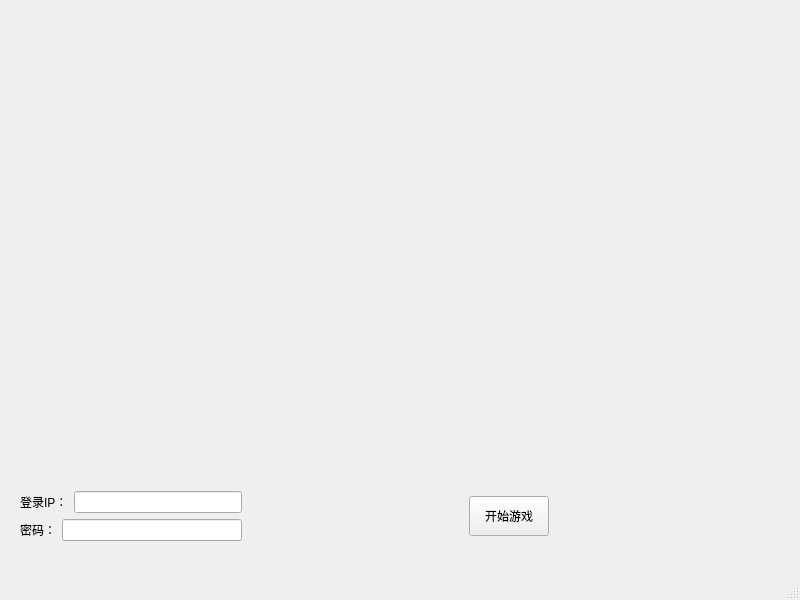
<?xml version="1.0" encoding="UTF-8"?>
<ui version="4.0">
 <class>StartWindow</class>
 <widget class="QMainWindow" name="StartWindow">
  <property name="geometry">
   <rect>
    <x>0</x>
    <y>0</y>
    <width>800</width>
    <height>600</height>
   </rect>
  </property>
  <property name="windowTitle">
   <string>MainWindow</string>
  </property>
  <widget class="QWidget" name="centralwidget">
   <widget class="QWidget" name="layoutWidget">
    <property name="geometry">
     <rect>
      <x>20</x>
      <y>10</y>
      <width>751</width>
      <height>531</height>
     </rect>
    </property>
    <layout class="QVBoxLayout" name="verticalLayout_2">
     <item>
      <widget class="QLabel" name="label">
       <property name="sizePolicy">
        <sizepolicy hsizetype="Expanding" vsizetype="Expanding">
         <horstretch>0</horstretch>
         <verstretch>0</verstretch>
        </sizepolicy>
       </property>
       <property name="text">
        <string/>
       </property>
       <property name="pixmap">
        <pixmap resource="../../res.qrc">:/img/start.jpg</pixmap>
       </property>
       <property name="alignment">
        <set>Qt::AlignCenter</set>
       </property>
       <property name="wordWrap">
        <bool>false</bool>
       </property>
       <property name="margin">
        <number>0</number>
       </property>
      </widget>
     </item>
     <item>
      <spacer name="verticalSpacer">
       <property name="orientation">
        <enum>Qt::Vertical</enum>
       </property>
       <property name="sizeType">
        <enum>QSizePolicy::Preferred</enum>
       </property>
       <property name="sizeHint" stdset="0">
        <size>
         <width>20</width>
         <height>40</height>
        </size>
       </property>
      </spacer>
     </item>
     <item>
      <layout class="QHBoxLayout" name="horizontalLayout_3">
       <item>
        <layout class="QVBoxLayout" name="verticalLayout">
         <item>
          <layout class="QHBoxLayout" name="horizontalLayout">
           <item>
            <widget class="QLabel" name="label_2">
             <property name="maximumSize">
              <size>
               <width>16777215</width>
               <height>40</height>
              </size>
             </property>
             <property name="text">
              <string>登录IP：</string>
             </property>
            </widget>
           </item>
           <item>
            <widget class="QLineEdit" name="Account">
             <property name="sizePolicy">
              <sizepolicy hsizetype="Expanding" vsizetype="Preferred">
               <horstretch>0</horstretch>
               <verstretch>0</verstretch>
              </sizepolicy>
             </property>
             <property name="maximumSize">
              <size>
               <width>16777215</width>
               <height>40</height>
              </size>
             </property>
            </widget>
           </item>
          </layout>
         </item>
         <item>
          <layout class="QHBoxLayout" name="horizontalLayout_2">
           <item>
            <widget class="QLabel" name="label_3">
             <property name="maximumSize">
              <size>
               <width>16777215</width>
               <height>40</height>
              </size>
             </property>
             <property name="text">
              <string>密码：</string>
             </property>
            </widget>
           </item>
           <item>
            <widget class="QLineEdit" name="Password">
             <property name="sizePolicy">
              <sizepolicy hsizetype="Expanding" vsizetype="Preferred">
               <horstretch>0</horstretch>
               <verstretch>0</verstretch>
              </sizepolicy>
             </property>
             <property name="maximumSize">
              <size>
               <width>16777215</width>
               <height>40</height>
              </size>
             </property>
            </widget>
           </item>
          </layout>
         </item>
        </layout>
       </item>
       <item>
        <spacer name="horizontalSpacer_3">
         <property name="orientation">
          <enum>Qt::Horizontal</enum>
         </property>
         <property name="sizeHint" stdset="0">
          <size>
           <width>40</width>
           <height>20</height>
          </size>
         </property>
        </spacer>
       </item>
       <item>
        <widget class="QPushButton" name="GameStart">
         <property name="sizePolicy">
          <sizepolicy hsizetype="Preferred" vsizetype="Fixed">
           <horstretch>0</horstretch>
           <verstretch>0</verstretch>
          </sizepolicy>
         </property>
         <property name="maximumSize">
          <size>
           <width>16777215</width>
           <height>40</height>
          </size>
         </property>
         <property name="text">
          <string>开始游戏</string>
         </property>
        </widget>
       </item>
       <item>
        <spacer name="horizontalSpacer">
         <property name="orientation">
          <enum>Qt::Horizontal</enum>
         </property>
         <property name="sizeHint" stdset="0">
          <size>
           <width>40</width>
           <height>20</height>
          </size>
         </property>
        </spacer>
       </item>
      </layout>
     </item>
    </layout>
   </widget>
  </widget>
  <widget class="QMenuBar" name="menubar">
   <property name="geometry">
    <rect>
     <x>0</x>
     <y>0</y>
     <width>800</width>
     <height>21</height>
    </rect>
   </property>
  </widget>
  <widget class="QStatusBar" name="statusbar"/>
 </widget>
 <resources>
  <include location="../../res.qrc"/>
 </resources>
 <connections/>
</ui>
